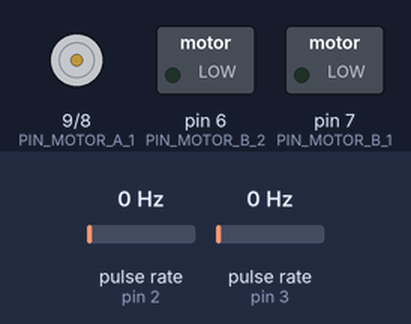
This sketch was run on a simulated Arduino Uno, built with avr-gcc and run on an emulated ATmega328P. Shown: motor-driver pin pairs drawn as motors (green arrow = first pin HIGH = forward, orange = second pin HIGH = backward, longer = more drive), switched loads named in the sketch (green lamp = pin HIGH). Wiring (inferred from the names in the program): 2 × pulse sensor: data pin 2 / data pin 3. The inputs (shaded band) are chosen by the test bench; at power-on: pulse rate (sensors on pin 2, pin 3) 0 Hz. What the sketch prints to the serial monitor is not drawn.

Above: at 1.2 s.
1.3 s: pulse rate (sensor on pin 2) set to 2 Hz
At 2.5 s:
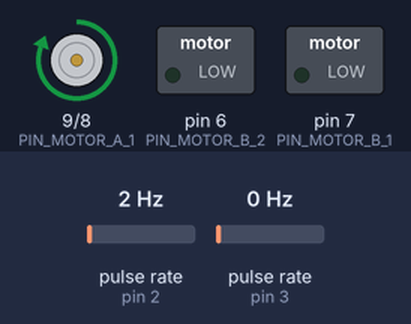
3.0 s: pulse rate (sensor on pin 3) set to 50 Hz
6.0 s: pulse rate (sensor on pin 2) set to 4 Hz
9.0 s: pulse rate (sensor on pin 3) set to 4 Hz
Timing chart, 0 to 12.0 s (numbered marks = the images above; inputs shaded):
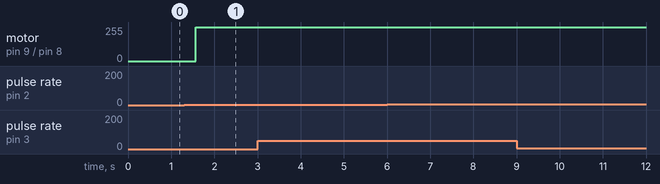

Measured:
- the behaviour switches between 0 and 1 Hz on pulse rate (sensor on pin 2) (found by bisection; images 0 and 1)
- after the input at 1.3 s, motor on pin 9 (PIN_MOTOR_A_1) / pin 8 (PIN_MOTOR_A_2): stopped → forward 255/255 after 0.27 s
- after the input at 3.0 s, every drawn part: stays the same
- after the input at 6.0 s, every drawn part: stays the same
- after the input at 9.0 s, every drawn part: stays the same

The sketch:

programaLuis.ino
```cpp
// Entradas digitales
#define PIN_ENCODER_I 2
#define PIN_ENCODER_D 3
#define PIN_MOTOR_A_1 9
#define PIN_MOTOR_A_2 8
#define PIN_MOTOR_B_1 7
#define PIN_MOTOR_B_2 6

// Matematicas y medidas
#define PI 3.1416
#define WHEEL_DIAMETER 71.4

volatile byte pulsesI = 0;       // Número de pulsos leidos por el Arduino en un segundo
volatile byte pulsesD = 0;       // Número de pulsos leidos por el Arduino en un segundo
unsigned int rpmI = 0;           // Revoluciones por minuto calculadas.
unsigned int rpmD = 0;           // Revoluciones por minuto calculadas.
float velocityI = 0;                 //Velocidad en [Km/h]
float velocityD = 0;                 //Velocidad en [Km/h]
// unsigned long timeold = 0;  // Tiempo transcurrido
double timeold = 0;  // Tiempo transcurrido
const int wheel_diameter = 64;   // Diámetro de la rueda pequeña[mm]
static volatile unsigned long debounceI = 0; // Tiempo del rebote.
static volatile unsigned long debounceD = 0; // Tiempo del rebote.
static volatile unsigned long deltaX = 0; // Tiempo de transcurrido entre pulsos.

// Constantes Trayectoria
double T = 10;
int r = 1; // Radio del circulo
double f = 1/T;

// Constantes Mapeo
double L = 1.5;

// Variables de control
double wd_d = 0;
double wi_d = 0;
double wd = 0;
double wi = 0;
double Xp_1;
double Yp_1;
double thetap_1;
double Xp;
double Yp;
double thetap;
double X;
double Y;
double theta;

// Variables trayectoria
double thetad = 0;
double thetadp = 0;
double Xd = 0;
double Yd = 0;
double Xdp = 0;
double Ydp = 0;

// Variables control y planta
double V = 0;
double W = 0;


// Variables Externas
#define SLOTS_ENCODER 20

void setup()
{
    pinMode(PIN_ENCODER_I, INPUT);
    pinMode(PIN_ENCODER_D, INPUT);
    pinMode(PIN_MOTOR_A_1, OUTPUT);
    pinMode(PIN_MOTOR_A_2, OUTPUT);
    pinMode(PIN_MOTOR_B_1, OUTPUT);
    pinMode(PIN_MOTOR_B_2, OUTPUT);

    Serial.begin(9600);

    Xp = 0;
    Yp = 0;
    thetap = 0;
    X = 0;
    Y = 0;
    theta = 0;

    pulsesI = 0;
    pulsesD = 0;
    rpmI = 0;
    rpmD = 0;
    timeold = 0;

    attachInterrupt(digitalPinToInterrupt(PIN_ENCODER_I), counterI, RISING); // Configuración de la interrupción 0, donde esta conectado.
    attachInterrupt(digitalPinToInterrupt(PIN_ENCODER_D), counterD, RISING); // Configuración de la interrupción 0, donde esta conectado.
}

void loop()
{
    if (millis() - timeold >= 1000){  // Se actualiza cada segundo
      noInterrupts(); //Don't process interrupts during calculations // Desconectamos la interrupción para que no actué en esta parte del programa.
        // rpmI = ((float)pulsesI / (float)SLOTS_ENCODER ) * 60 * 4 ; // Calculamos las revoluciones por minuto
        // rpmD = ((float)pulsesD / (float)SLOTS_ENCODER ) * 60 * 4 ; // Calculamos las revoluciones por minuto
        wd = pulsesD * 2.0 * PI;
        wi = pulsesI * 2.0 * PI;
        // velocityI = rpmI * PI * WHEEL_DIAMETER * 60 / 1000000; // Cálculo de la velocidad en [Km/h]
        // velocityD = rpmI * PI * WHEEL_DIAMETER * 60 / 1000000; // Cálculo de la velocidad en [Km/h]
        timeold = millis() / 100000 ; // Almacenamos el tiempo actual.

        // Bloques
        trayectoria(timeold);
        controlYPlanta();
        mapeo();
        // planta();
        //Serial.print("Tiempo transcurrido: ");
        //Serial.print(millis()/1000);
        // Serial.print("\nVelocidad en RPMI: ");
        // Serial.print(rpmI,DEC);
        // Serial.print("\nVelocidad en RPMD: ");
        // Serial.print(rpmD,DEC);
        // Serial.print("\nPulsos Realizados Izquierda: ");
        // Serial.print(pulsesI,DEC);
        // Serial.print("\nPulsos Realizados Derecha: ");
        // Serial.print(pulsesD,DEC);
        // Serial.print("\nVelocidad Izquierda: ");
        // Serial.print(velocityI, 2);
        // Serial.print("\nVelocidad Derecha: ");
        // Serial.print(velocityD, 2);
        // Serial.print("\nTiempo Izquierda: ");
        // Serial.print(debounceI, 2);
        // Serial.print("\nTiempo Derecha: ");
        // Serial.println(debounceD, 2);
        // Serial.print("\n\n\n\n\n\n\n\n\n");
        Serial.print(wd_d);
        Serial.print(",");
        Serial.print(wd);
        Serial.print(",");
        Serial.print(wi_d);
        Serial.print(",");
        Serial.print(wi);

        // Serial.print(", ");
        Serial.println(",");
        //Serial.println(velocityI);
        pulsesI = 0;  // Inicializamos los pulsos.
        pulsesD = 0;  // Inicializamos los pulsos.
      interrupts(); // Restart the interrupt processing // Reiniciamos la interrupción
   }
}

void counterI(){
    // Serial.println(debounceI);
    if (digitalRead(PIN_ENCODER_I))
    {
        delay(50);
        if(digitalRead(PIN_ENCODER_I))
        {
            // Vuelve a comprobar que el encoder envia una señal buena y luego
            // comprueba que el tiempo es superior a 50 microsegundos y vuelve
            // a comprobar que la señal es correcta.
            moverMotorI(wi_d, wi);
            deltaX = micros() - debounceI;
            pulsesI++;
        }
    }
    integral(deltaX);
    debounceI = micros();
}

void counterD(){
    if (digitalRead(PIN_ENCODER_D))
    {
        delay(50);
        if(digitalRead(PIN_ENCODER_D))
        {
            // Vuelve a comprobar que el encoder envia una señal buena y luego
            // comprueba que el tiempo es superior a 50 microsegundos y vuelve
            // a comprobar que la señal es correcta.
            moverMotorD(wd_d, wd);
            deltaX = micros() - debounceD;
            pulsesD++;
        }
    }
    integral(deltaX);
    debounceD = micros();
}

/**
 * Genera la trayectoria deseada
*/
void trayectoria(double time){
    thetad = 2*PI*f*time;
    thetadp = 2*PI*f;

    Xd = r*sin(thetad);
    Yd = -r*cos(thetad);

    Xdp = r*thetadp*cos(thetad);
    Ydp = r*thetadp*sin(thetad);

}

void controlYPlanta(){
    double k1 = 20;
    double k2 = 20;
    double d = 0.01f;

    double V1aux = Xdp + k1*(Xd - X);
    double V2aux = Ydp + k2*(Yd - Y);

    V = V1aux*cos(thetad) + V2aux*sin(thetad);
    W = -V1aux*sin(thetad)/d + V2aux*cos(thetad)/d;
}

void mapeo(){
    // double T[2][2] = {{r/2, r/2}, {r/(2*L), r/(2*L)}} //r/2*[1 1; 1/L -1/L];
    double Tinv[2][2] = {{1/r, 1/(r*L)}, {1/r, -1/(r*L)}};

    wd_d = Tinv[0][0]*V + Tinv[0][1]*W;
    wi_d = Tinv[1][0]*V + Tinv[1][1]*W;
}

void planta(){
    // Valor anterior
    Xp_1 = Xp;
    Yp_1 = Yp;
    thetap_1 = thetap;
    // Nuevo valor
    Xp = (r/2)*(wd_d+wi_d)*cos(theta);
    Yp = (r/2)*(wd_d+wi_d)*sin(theta);
    thetap = (r/2*L)*(wd_d-wi_d);
}

void integral(double delta){
    X = (Xp - Xp_1)*delta;
    X = (Yp - Xp_1)*delta;
    theta = (thetap - thetap_1)*delta;
}

void moverMotorI(double velocidad_d, double velocidad_r){
    if (velocidad_d > velocidad_r) {
        digitalWrite(PIN_MOTOR_A_1, HIGH);
        digitalWrite(PIN_MOTOR_A_2, LOW);
    }
    else {
        digitalWrite(PIN_MOTOR_A_1, LOW);
        digitalWrite(PIN_MOTOR_A_2, LOW);
    }
}

void moverMotorD(double velocidad_d, double velocidad_r){
    if (velocidad_d > velocidad_r) {
        digitalWrite(PIN_MOTOR_B_1, HIGH);
        digitalWrite(PIN_MOTOR_B_2, LOW);
    }
    else {
        digitalWrite(PIN_MOTOR_B_1, LOW);
        digitalWrite(PIN_MOTOR_B_2, LOW);
    }
}
```
